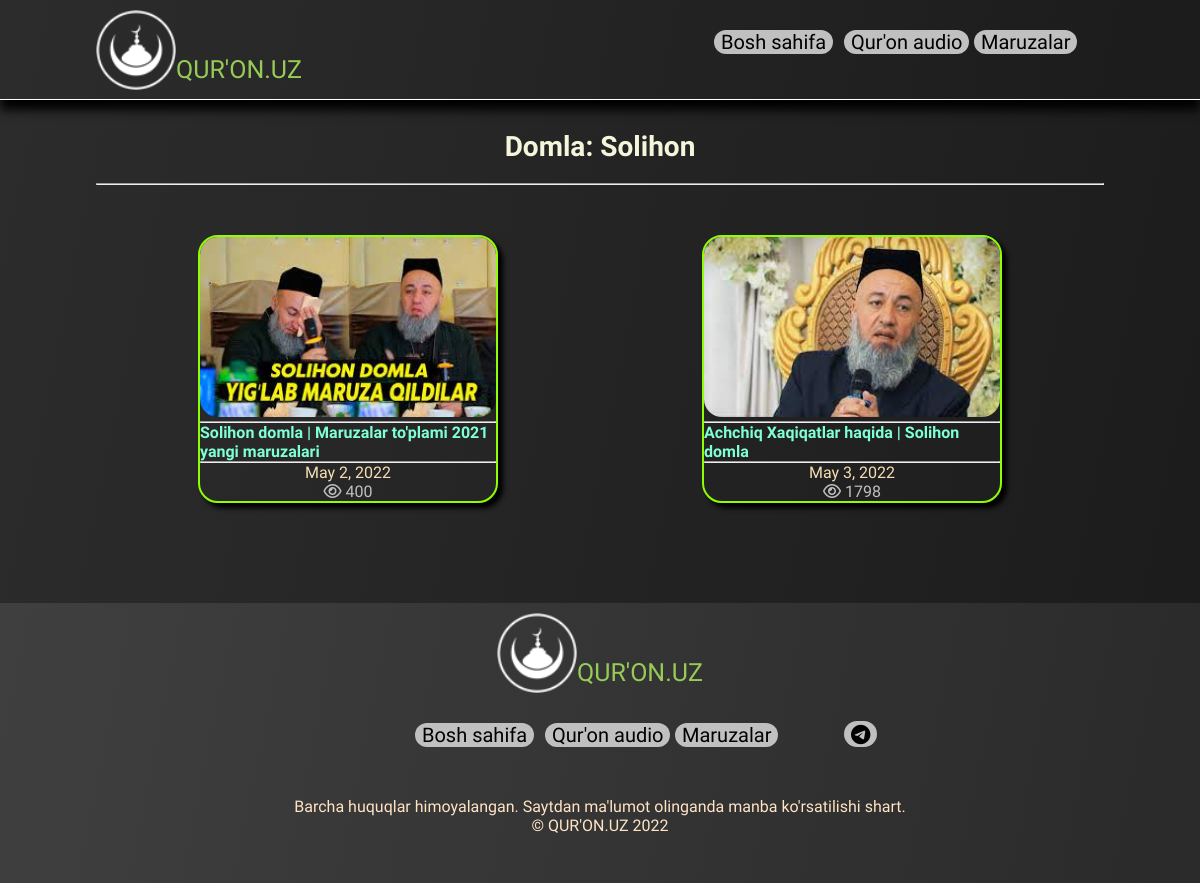
/maruzalar/Solihon/, run on an earlier commit of the app's database.
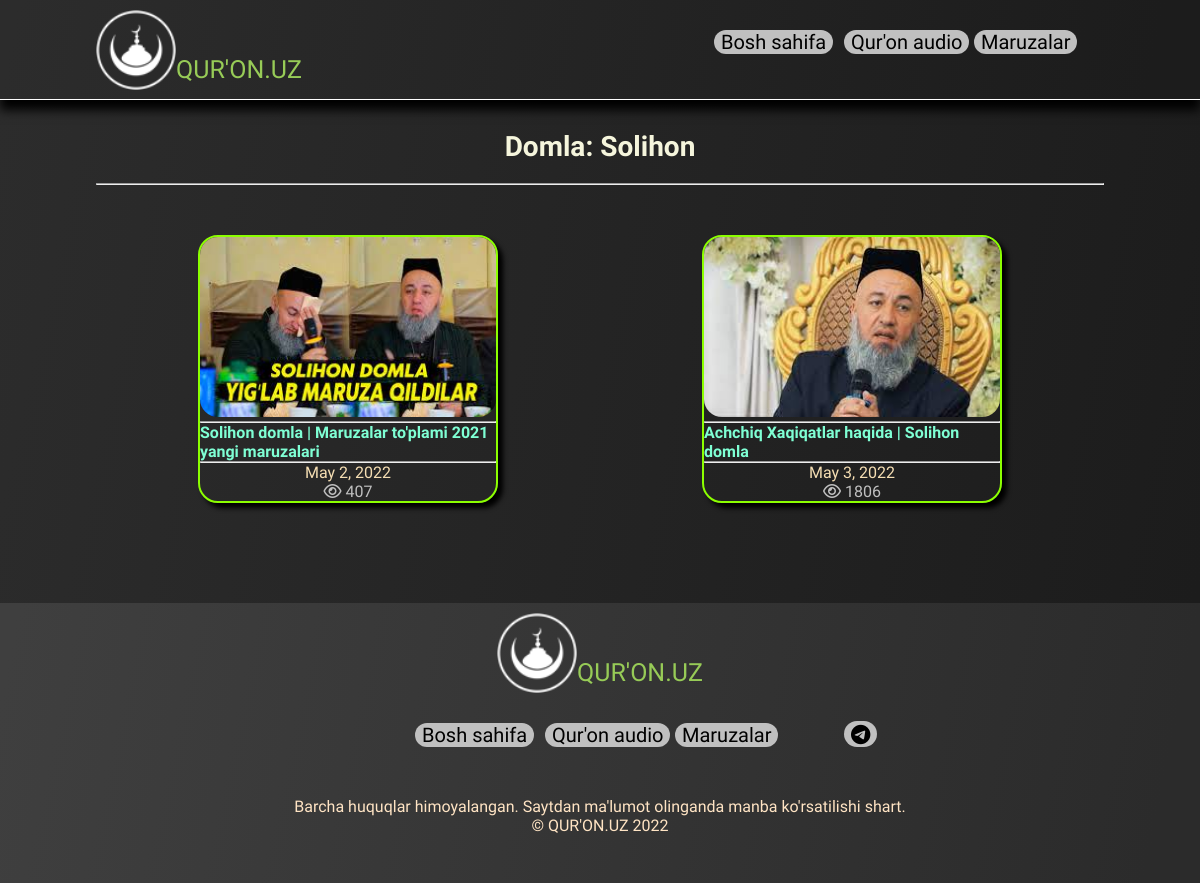
And on a later commit of the database.
### quronuz/models.py (models this page shows, shortened)
class Maruza(models.Model):
    url_video = models.URLField('Video URL' ,max_length=100)
    popular = models.IntegerField('Ko\'rilganlar soni' ,default=0)
    image = models.ImageField('Rasm' ,upload_to='maruzaimg/')
    title = models.CharField('Sarlavha', max_length=150)
    date = models.DateField(default=timezone.now)
    slug = models.SlugField('Slug' ,max_length=200)
    domla = models.ForeignKey(Domla , on_delete=models.CASCADE, null=True)
    class Meta:
        verbose_name = 'Maruza'
        verbose_name_plural = 'Maruzalar'
    def get_absolute_url(self):
        return f"/maruza/{self.slug}"

### quronuz/views.py (the view)
# urls.py: path('maruzalar/<slug:slug>/' , views.domla, name='domla'),
def domla(request, slug):
    domla = Domla.objects.get(slug=slug)
    maruza = domla.maruza_set.order_by()
    return render(request, "domla_detail.html", {
        'domla': domla,
        'maruzalar': maruza,
        })

### template/domla_detail.html
{% extends "base.html" %}
{% load static %}
{% block content %}
<aside>
    <h1>Domla: {{ domla.name }}</h1> <hr style="margin-top: 20px;">
    <div class="maruza">
        {% for maruza in maruzalar %}
        <div class="maruza-box">
            <a href="{{ maruza.get_absolute_url }}">
                <img  src="{{ maruza.image.url }}" alt="img">
                <hr><h4 align="left" style="color: aquamarine;">{{ maruza.title }}</h4> <hr>
                <p>{{ maruza.date }}</p>
                <p style="color: silver;"><i class="fa-regular fa-eye"></i> {{ maruza.popular }}</p>
            </a>
        </div>
        {% endfor %}
    </div>
</aside>
{% endblock content %}

What changed in the data, as far as the page shows it:
changed Maruza "Solihon domla | Maruzalar to'plami 2021 yangi maruzalari": popular "400" → "407"
changed Maruza "Achchiq Xaqiqatlar haqida | Solihon domla": popular "1798" → "1806"
